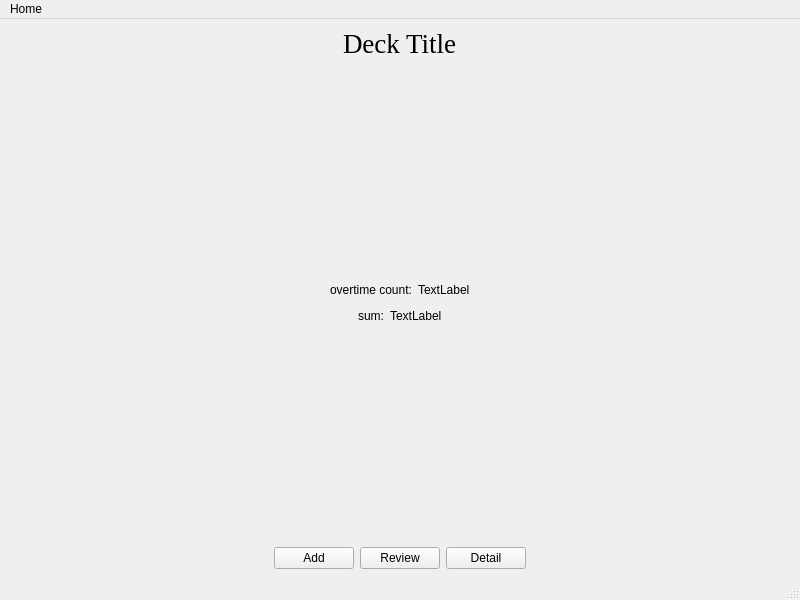
<?xml version="1.0" encoding="UTF-8"?>
<ui version="4.0">
 <class>MainWindow</class>
 <widget class="QMainWindow" name="MainWindow">
  <property name="geometry">
   <rect>
    <x>0</x>
    <y>0</y>
    <width>800</width>
    <height>600</height>
   </rect>
  </property>
  <property name="windowTitle">
   <string>Linear Memo V1.0</string>
  </property>
  <widget class="QWidget" name="centralwidget">
   <layout class="QVBoxLayout" name="verticalLayout">
    <item>
     <layout class="QHBoxLayout" name="horizontalLayout_6">
      <item>
       <spacer name="horizontalSpacer">
        <property name="orientation">
         <enum>Qt::Horizontal</enum>
        </property>
        <property name="sizeHint" stdset="0">
         <size>
          <width>40</width>
          <height>20</height>
         </size>
        </property>
       </spacer>
      </item>
      <item>
       <widget class="QLabel" name="label">
        <property name="font">
         <font>
          <family>Times New Roman</family>
          <pointsize>20</pointsize>
         </font>
        </property>
        <property name="text">
         <string>Deck Title</string>
        </property>
       </widget>
      </item>
      <item>
       <spacer name="horizontalSpacer_2">
        <property name="orientation">
         <enum>Qt::Horizontal</enum>
        </property>
        <property name="sizeHint" stdset="0">
         <size>
          <width>40</width>
          <height>20</height>
         </size>
        </property>
       </spacer>
      </item>
     </layout>
    </item>
    <item>
     <spacer name="verticalSpacer">
      <property name="orientation">
       <enum>Qt::Vertical</enum>
      </property>
      <property name="sizeHint" stdset="0">
       <size>
        <width>20</width>
        <height>201</height>
       </size>
      </property>
     </spacer>
    </item>
    <item>
     <layout class="QHBoxLayout" name="horizontalLayout">
      <item>
       <spacer name="horizontalSpacer_3">
        <property name="orientation">
         <enum>Qt::Horizontal</enum>
        </property>
        <property name="sizeHint" stdset="0">
         <size>
          <width>40</width>
          <height>20</height>
         </size>
        </property>
       </spacer>
      </item>
      <item>
       <widget class="QLabel" name="label_2">
        <property name="text">
         <string>overtime count:</string>
        </property>
       </widget>
      </item>
      <item>
       <widget class="QLabel" name="label_4">
        <property name="text">
         <string>TextLabel</string>
        </property>
       </widget>
      </item>
      <item>
       <spacer name="horizontalSpacer_4">
        <property name="orientation">
         <enum>Qt::Horizontal</enum>
        </property>
        <property name="sizeHint" stdset="0">
         <size>
          <width>40</width>
          <height>20</height>
         </size>
        </property>
       </spacer>
      </item>
     </layout>
    </item>
    <item>
     <layout class="QHBoxLayout" name="horizontalLayout_5">
      <item>
       <spacer name="horizontalSpacer_7">
        <property name="orientation">
         <enum>Qt::Horizontal</enum>
        </property>
        <property name="sizeHint" stdset="0">
         <size>
          <width>40</width>
          <height>20</height>
         </size>
        </property>
       </spacer>
      </item>
      <item>
       <layout class="QHBoxLayout" name="horizontalLayout_2">
        <item>
         <widget class="QLabel" name="label_3">
          <property name="text">
           <string>sum:</string>
          </property>
         </widget>
        </item>
        <item>
         <widget class="QLabel" name="label_5">
          <property name="text">
           <string>TextLabel</string>
          </property>
         </widget>
        </item>
       </layout>
      </item>
      <item>
       <spacer name="horizontalSpacer_8">
        <property name="orientation">
         <enum>Qt::Horizontal</enum>
        </property>
        <property name="sizeHint" stdset="0">
         <size>
          <width>40</width>
          <height>20</height>
         </size>
        </property>
       </spacer>
      </item>
     </layout>
    </item>
    <item>
     <spacer name="verticalSpacer_2">
      <property name="orientation">
       <enum>Qt::Vertical</enum>
      </property>
      <property name="sizeHint" stdset="0">
       <size>
        <width>20</width>
        <height>201</height>
       </size>
      </property>
     </spacer>
    </item>
    <item>
     <layout class="QHBoxLayout" name="horizontalLayout_3">
      <item>
       <spacer name="horizontalSpacer_5">
        <property name="orientation">
         <enum>Qt::Horizontal</enum>
        </property>
        <property name="sizeHint" stdset="0">
         <size>
          <width>40</width>
          <height>20</height>
         </size>
        </property>
       </spacer>
      </item>
      <item>
       <widget class="QPushButton" name="pushButton">
        <property name="text">
         <string>Add</string>
        </property>
       </widget>
      </item>
      <item>
       <widget class="QPushButton" name="pushButton_2">
        <property name="text">
         <string>Review</string>
        </property>
       </widget>
      </item>
      <item>
       <widget class="QPushButton" name="pushButton_3">
        <property name="text">
         <string>Detail</string>
        </property>
       </widget>
      </item>
      <item>
       <spacer name="horizontalSpacer_6">
        <property name="orientation">
         <enum>Qt::Horizontal</enum>
        </property>
        <property name="sizeHint" stdset="0">
         <size>
          <width>40</width>
          <height>20</height>
         </size>
        </property>
       </spacer>
      </item>
     </layout>
    </item>
   </layout>
  </widget>
  <widget class="QMenuBar" name="menubar">
   <property name="geometry">
    <rect>
     <x>0</x>
     <y>0</y>
     <width>800</width>
     <height>22</height>
    </rect>
   </property>
   <widget class="QMenu" name="menuHome">
    <property name="title">
     <string>Home</string>
    </property>
    <addaction name="actionHome"/>
   </widget>
   <addaction name="menuHome"/>
  </widget>
  <widget class="QStatusBar" name="statusbar"/>
  <action name="actionHome">
   <property name="text">
    <string>Home</string>
   </property>
  </action>
 </widget>
 <resources/>
 <connections/>
</ui>
